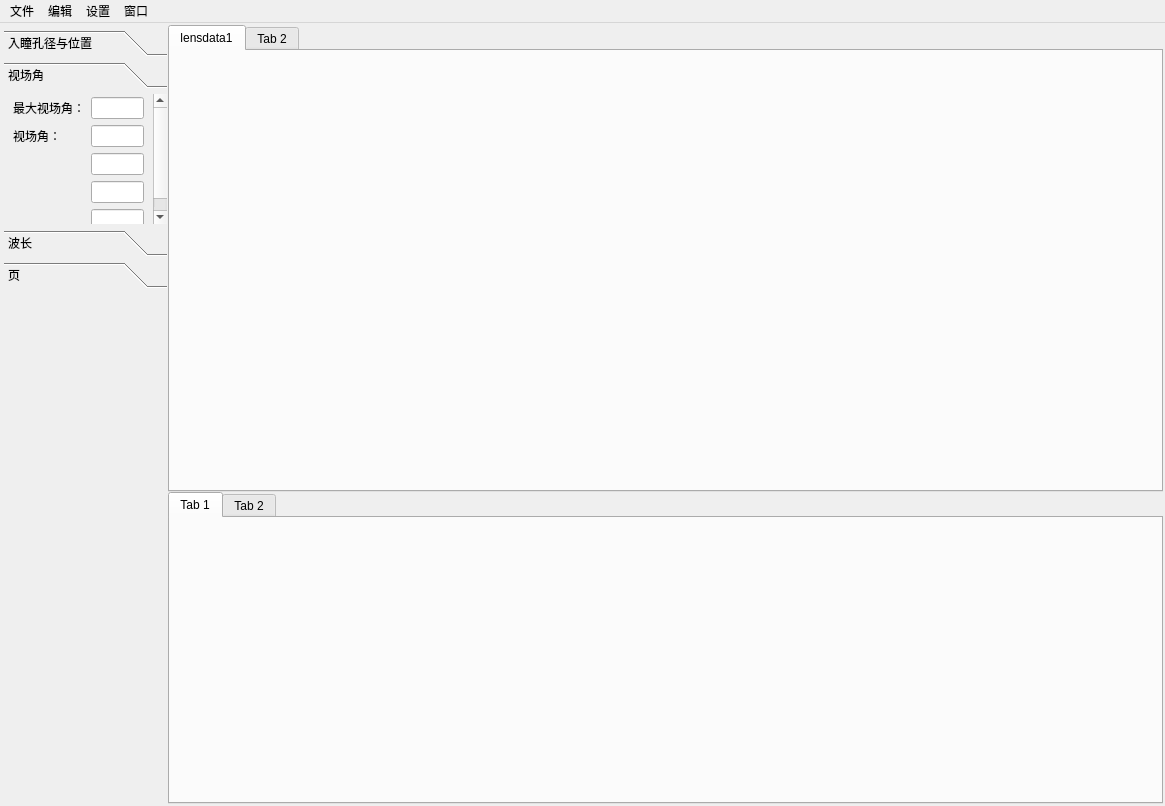
<?xml version="1.0" encoding="UTF-8"?>
<ui version="4.0">
 <class>MainWindow</class>
 <widget class="QMainWindow" name="MainWindow">
  <property name="geometry">
   <rect>
    <x>0</x>
    <y>0</y>
    <width>1165</width>
    <height>806</height>
   </rect>
  </property>
  <property name="windowTitle">
   <string>光学设计系统</string>
  </property>
  <property name="layoutDirection">
   <enum>Qt::LeftToRight</enum>
  </property>
  <widget class="QWidget" name="centralwidget">
   <layout class="QHBoxLayout" name="horizontalLayout" stretch="1,6">
    <property name="spacing">
     <number>0</number>
    </property>
    <property name="leftMargin">
     <number>1</number>
    </property>
    <property name="topMargin">
     <number>1</number>
    </property>
    <property name="rightMargin">
     <number>1</number>
    </property>
    <property name="bottomMargin">
     <number>1</number>
    </property>
    <item>
     <widget class="QWidget" name="widget" native="true">
      <layout class="QVBoxLayout" name="verticalLayout_2" stretch="1,2">
       <property name="spacing">
        <number>0</number>
       </property>
       <property name="leftMargin">
        <number>3</number>
       </property>
       <property name="topMargin">
        <number>6</number>
       </property>
       <property name="rightMargin">
        <number>0</number>
       </property>
       <property name="bottomMargin">
        <number>0</number>
       </property>
       <item>
        <widget class="QToolBox" name="toolBox">
         <property name="currentIndex">
          <number>1</number>
         </property>
         <widget class="QWidget" name="page">
          <property name="geometry">
           <rect>
            <x>0</x>
            <y>0</y>
            <width>163</width>
            <height>154</height>
           </rect>
          </property>
          <attribute name="label">
           <string>入瞳孔径与位置</string>
          </attribute>
          <layout class="QGridLayout" name="gridLayout">
           <property name="topMargin">
            <number>3</number>
           </property>
           <item row="1" column="1">
            <widget class="QLineEdit" name="lineEdit_11"/>
           </item>
           <item row="1" column="0">
            <widget class="QLabel" name="label_5">
             <property name="text">
              <string>入瞳位置：</string>
             </property>
            </widget>
           </item>
           <item row="0" column="0">
            <widget class="QLabel" name="label">
             <property name="text">
              <string>入瞳孔径：</string>
             </property>
            </widget>
           </item>
           <item row="0" column="1">
            <widget class="QLineEdit" name="lineEdit"/>
           </item>
           <item row="2" column="1">
            <spacer name="verticalSpacer_2">
             <property name="orientation">
              <enum>Qt::Vertical</enum>
             </property>
             <property name="sizeHint" stdset="0">
              <size>
               <width>20</width>
               <height>40</height>
              </size>
             </property>
            </spacer>
           </item>
          </layout>
         </widget>
         <widget class="QWidget" name="page_2">
          <property name="geometry">
           <rect>
            <x>0</x>
            <y>0</y>
            <width>163</width>
            <height>154</height>
           </rect>
          </property>
          <attribute name="label">
           <string>视场角</string>
          </attribute>
          <layout class="QGridLayout" name="gridLayout_2">
           <property name="topMargin">
            <number>3</number>
           </property>
           <item row="2" column="1">
            <widget class="QLineEdit" name="lineEdit_4"/>
           </item>
           <item row="1" column="0">
            <widget class="QLabel" name="label_3">
             <property name="text">
              <string>视场角：</string>
             </property>
            </widget>
           </item>
           <item row="1" column="1">
            <widget class="QLineEdit" name="lineEdit_3"/>
           </item>
           <item row="0" column="0">
            <widget class="QLabel" name="label_2">
             <property name="text">
              <string>最大视场角：</string>
             </property>
            </widget>
           </item>
           <item row="3" column="1">
            <widget class="QLineEdit" name="lineEdit_5"/>
           </item>
           <item row="0" column="1">
            <widget class="QLineEdit" name="lineEdit_2"/>
           </item>
           <item row="4" column="1">
            <widget class="QLineEdit" name="lineEdit_6"/>
           </item>
           <item row="5" column="1">
            <spacer name="verticalSpacer_3">
             <property name="orientation">
              <enum>Qt::Vertical</enum>
             </property>
             <property name="sizeHint" stdset="0">
              <size>
               <width>20</width>
               <height>40</height>
              </size>
             </property>
            </spacer>
           </item>
          </layout>
         </widget>
         <widget class="QWidget" name="page_3">
          <property name="geometry">
           <rect>
            <x>0</x>
            <y>0</y>
            <width>163</width>
            <height>154</height>
           </rect>
          </property>
          <attribute name="label">
           <string>波长</string>
          </attribute>
          <layout class="QGridLayout" name="gridLayout_3">
           <property name="topMargin">
            <number>3</number>
           </property>
           <item row="4" column="1">
            <widget class="QLineEdit" name="lineEdit_10"/>
           </item>
           <item row="5" column="1">
            <spacer name="verticalSpacer_4">
             <property name="orientation">
              <enum>Qt::Vertical</enum>
             </property>
             <property name="sizeHint" stdset="0">
              <size>
               <width>20</width>
               <height>40</height>
              </size>
             </property>
            </spacer>
           </item>
           <item row="3" column="1">
            <widget class="QLineEdit" name="lineEdit_9"/>
           </item>
           <item row="1" column="0">
            <widget class="QLabel" name="label_4">
             <property name="text">
              <string>TextLabel</string>
             </property>
            </widget>
           </item>
           <item row="1" column="1">
            <widget class="QLineEdit" name="lineEdit_7"/>
           </item>
           <item row="2" column="1">
            <widget class="QLineEdit" name="lineEdit_8"/>
           </item>
           <item row="0" column="0">
            <widget class="QLabel" name="label_7">
             <property name="text">
              <string>中心波长</string>
             </property>
            </widget>
           </item>
           <item row="0" column="1">
            <widget class="QLineEdit" name="lineEdit_13"/>
           </item>
          </layout>
         </widget>
         <widget class="QWidget" name="page_4">
          <property name="geometry">
           <rect>
            <x>0</x>
            <y>0</y>
            <width>163</width>
            <height>154</height>
           </rect>
          </property>
          <attribute name="label">
           <string>页</string>
          </attribute>
          <layout class="QGridLayout" name="gridLayout_4">
           <property name="topMargin">
            <number>3</number>
           </property>
           <item row="0" column="0">
            <widget class="QLabel" name="label_6">
             <property name="text">
              <string>镜面个数：</string>
             </property>
            </widget>
           </item>
           <item row="1" column="1">
            <widget class="QPushButton" name="pushButton">
             <property name="text">
              <string>添加</string>
             </property>
            </widget>
           </item>
           <item row="0" column="1">
            <widget class="QLineEdit" name="lineEdit_12"/>
           </item>
           <item row="2" column="1">
            <widget class="QPushButton" name="pushButton_2">
             <property name="text">
              <string>删除</string>
             </property>
            </widget>
           </item>
           <item row="3" column="1">
            <spacer name="verticalSpacer_5">
             <property name="orientation">
              <enum>Qt::Vertical</enum>
             </property>
             <property name="sizeHint" stdset="0">
              <size>
               <width>20</width>
               <height>40</height>
              </size>
             </property>
            </spacer>
           </item>
          </layout>
         </widget>
        </widget>
       </item>
       <item>
        <spacer name="verticalSpacer">
         <property name="orientation">
          <enum>Qt::Vertical</enum>
         </property>
         <property name="sizeHint" stdset="0">
          <size>
           <width>20</width>
           <height>40</height>
          </size>
         </property>
        </spacer>
       </item>
      </layout>
     </widget>
    </item>
    <item>
     <widget class="QWidget" name="widget_2" native="true">
      <layout class="QVBoxLayout" name="verticalLayout" stretch="3,2">
       <property name="spacing">
        <number>0</number>
       </property>
       <property name="leftMargin">
        <number>1</number>
       </property>
       <property name="topMargin">
        <number>1</number>
       </property>
       <property name="rightMargin">
        <number>1</number>
       </property>
       <property name="bottomMargin">
        <number>1</number>
       </property>
       <item>
        <widget class="QWidget" name="widget_3" native="true">
         <layout class="QHBoxLayout" name="horizontalLayout_2">
          <property name="spacing">
           <number>0</number>
          </property>
          <property name="leftMargin">
           <number>0</number>
          </property>
          <property name="topMargin">
           <number>0</number>
          </property>
          <property name="rightMargin">
           <number>0</number>
          </property>
          <property name="bottomMargin">
           <number>0</number>
          </property>
          <item>
           <widget class="QTabWidget" name="tabWidget">
            <widget class="QWidget" name="tab">
             <attribute name="title">
              <string>lensdata1</string>
             </attribute>
            </widget>
            <widget class="QWidget" name="tab_2">
             <attribute name="title">
              <string>Tab 2</string>
             </attribute>
            </widget>
           </widget>
          </item>
         </layout>
        </widget>
       </item>
       <item>
        <widget class="QWidget" name="widget_4" native="true">
         <layout class="QHBoxLayout" name="horizontalLayout_3">
          <property name="spacing">
           <number>0</number>
          </property>
          <property name="leftMargin">
           <number>0</number>
          </property>
          <property name="topMargin">
           <number>0</number>
          </property>
          <property name="rightMargin">
           <number>0</number>
          </property>
          <property name="bottomMargin">
           <number>0</number>
          </property>
          <item>
           <widget class="QTabWidget" name="tabWidget_2">
            <property name="currentIndex">
             <number>0</number>
            </property>
            <widget class="QWidget" name="tab_3">
             <attribute name="title">
              <string>Tab 1</string>
             </attribute>
            </widget>
            <widget class="QWidget" name="tab_4">
             <attribute name="title">
              <string>Tab 2</string>
             </attribute>
            </widget>
           </widget>
          </item>
         </layout>
        </widget>
       </item>
      </layout>
     </widget>
    </item>
   </layout>
  </widget>
  <widget class="QMenuBar" name="menubar">
   <property name="geometry">
    <rect>
     <x>0</x>
     <y>0</y>
     <width>1165</width>
     <height>23</height>
    </rect>
   </property>
   <widget class="QMenu" name="menu">
    <property name="title">
     <string>文件</string>
    </property>
   </widget>
   <widget class="QMenu" name="menu_2">
    <property name="title">
     <string>编辑</string>
    </property>
   </widget>
   <widget class="QMenu" name="menu_3">
    <property name="title">
     <string>设置</string>
    </property>
   </widget>
   <widget class="QMenu" name="menu_4">
    <property name="title">
     <string>窗口</string>
    </property>
   </widget>
   <addaction name="menu"/>
   <addaction name="menu_2"/>
   <addaction name="menu_3"/>
   <addaction name="menu_4"/>
  </widget>
 </widget>
 <resources/>
 <connections/>
</ui>
